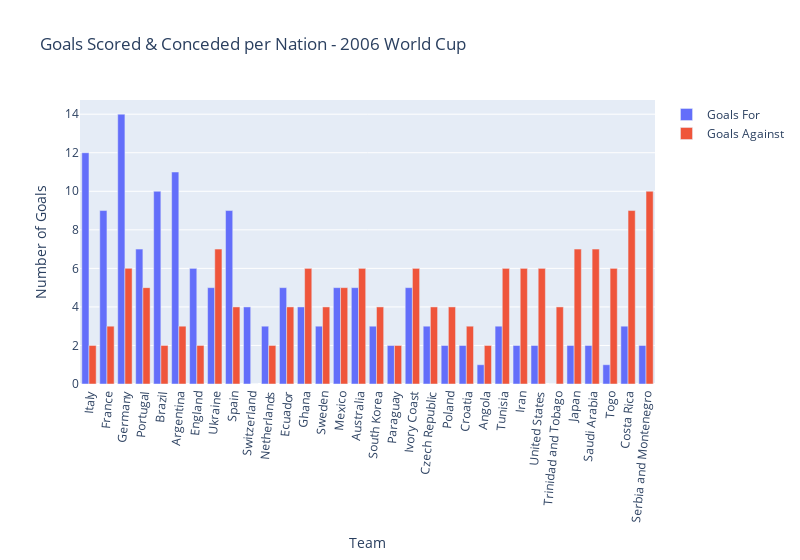

The notebook cell saved with this chart:
### Code cell
config = dict({'scrollZoom': True})
fig5 = px.bar(fifa_world_cup_2006_data, x="Team", y=["Goals For", "Goals Against"], title="Goals Scored & Conceded per Nation - 2006 World Cup", barmode="group", labels={"Team":"Team", "value":"Number of Goals", "variable":""}, width=800)
fig5.update_xaxes(tickangle=-85)
fig5

### Figure 1 — Plotly figure (JSON) as saved in the notebook; plotly's stock layout.template omitted (floating-point values rounded to 4 significant figures)
{"data": [{"alignmentgroup": "True", "hovertemplate": "=Goals For<br>Team=%{x}<br>Number of Goals=%{y}<extra></extra>", "legendgroup": "Goals For", "marker": {"color": "#636efa", "pattern": {"shape": ""}}, "name": "Goals For", "offsetgroup": "Goals For", "orientation": "v", "showlegend": true, "textposition": "auto", "type": "bar", "x": ["Italy", "France", "Germany", "Portugal", "Brazil", "Argentina", "England", "Ukraine", "Spain", "Switzerland", "Netherlands", "Ecuador", "Ghana", "Sweden", "Mexico", "Australia", "South Korea", "Paraguay", "Ivory Coast", "Czech Republic", "Poland", "Croatia", "Angola", "Tunisia", "Iran", "United States", "Trinidad and Tobago", "Japan", "Saudi Arabia", "Togo", "Costa Rica", "Serbia and Montenegro"], "xaxis": "x", "y": [12, 9, 14, 7, 10, 11, 6, 5, 9, 4, 3, 5, 4, 3, 5, 5, 3, 2, 5, 3, 2, 2, 1, 3, 2, 2, 0, 2, 2, 1, 3, 2], "yaxis": "y"}, {"alignmentgroup": "True", "hovertemplate": "=Goals Against<br>Team=%{x}<br>Number of Goals=%{y}<extra></extra>", "legendgroup": "Goals Against", "marker": {"color": "#EF553B", "pattern": {"shape": ""}}, "name": "Goals Against", "offsetgroup": "Goals Against", "orientation": "v", "showlegend": true, "textposition": "auto", "type": "bar", "x": ["Italy", "France", "Germany", "Portugal", "Brazil", "Argentina", "England", "Ukraine", "Spain", "Switzerland", "Netherlands", "Ecuador", "Ghana", "Sweden", "Mexico", "Australia", "South Korea", "Paraguay", "Ivory Coast", "Czech Republic", "Poland", "Croatia", "Angola", "Tunisia", "Iran", "United States", "Trinidad and Tobago", "Japan", "Saudi Arabia", "Togo", "Costa Rica", "Serbia and Montenegro"], "xaxis": "x", "y": [2, 3, 6, 5, 2, 3, 2, 7, 4, 0, 2, 4, 6, 4, 5, 6, 4, 2, 6, 4, 4, 3, 2, 6, 6, 6, 4, 7, 7, 6, 9, 10], "yaxis": "y"}], "layout": {"barmode": "group", "legend": {"title": {"text": ""}, "tracegroupgap": 0}, "title": {"text": "Goals Scored & Conceded per Nation - 2006 World Cup"}, "width": 800, "xaxis": {"anchor": "y", "domain": [0, 1], "tickangle": -85, "title": {"text": "Team"}}, "yaxis": {"anchor": "x", "domain": [0, 1], "title": {"text": "Number of Goals"}}}}
